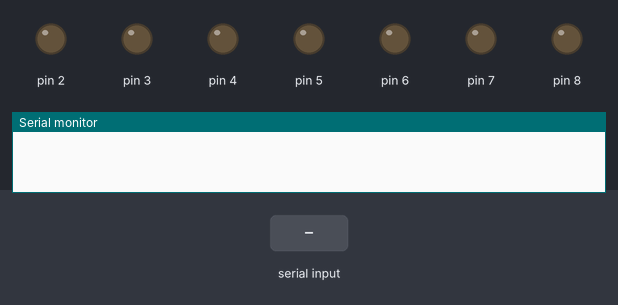
A sketch run on a simulated Arduino Uno, built with avr-gcc and run on an emulated ATmega328P. On the bench: output pins drawn as LEDs (lit = HIGH), the last lines printed to the serial monitor. Inputs (shaded band) come from the test bench.

Above: at 1.2 s.
1.3 s: "1" received over Serial
At 1.7 s:
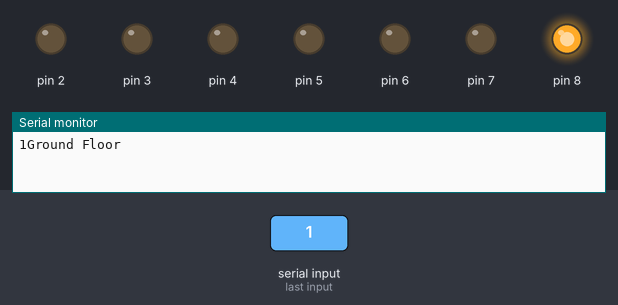
2.8 s: "2" received over Serial
At 4.0 s:
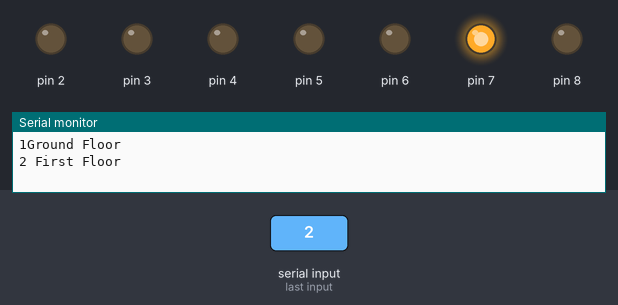
4.3 s: "3" received over Serial
At 5.2 s:
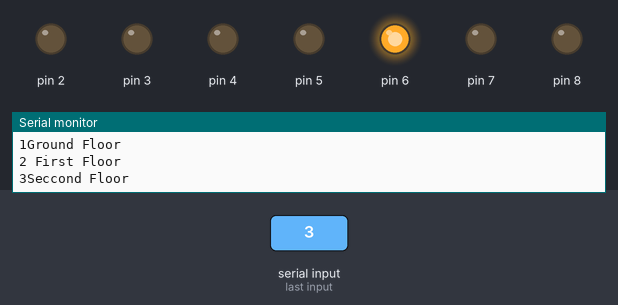
5.8 s: "4" received over Serial
At 6.3 s:
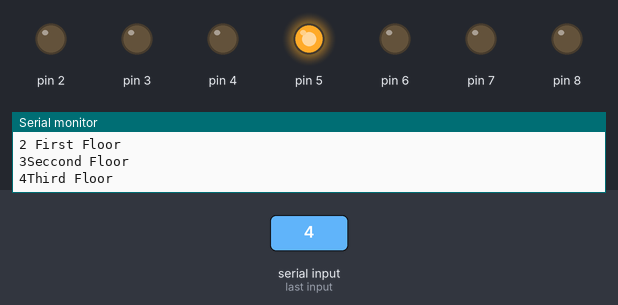
7.3 s: "5" received over Serial
At 8.5 s:
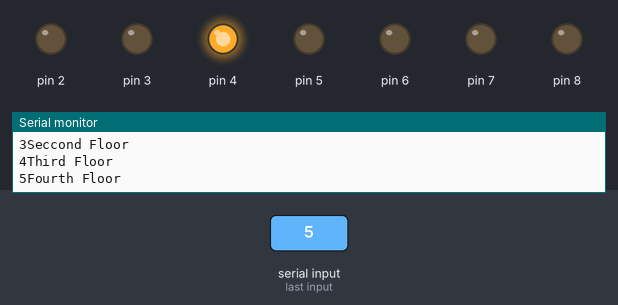
8.8 s: "6" received over Serial
At 9.8 s:
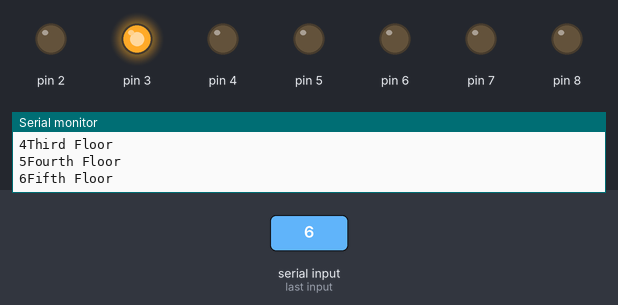
Timing chart, 0 to 11.3 s (numbered marks = the images above; inputs shaded):
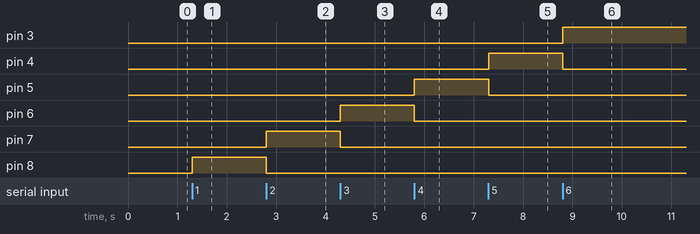

Measured:
- after the input at 1.3 s, pin 8: LOW → HIGH at once
- after the input at 2.8 s, pin 7: LOW → HIGH at once; pin 8: HIGH → LOW at once
- after the input at 4.3 s, pin 6: LOW → HIGH at once; pin 7: HIGH → LOW at once
- after the input at 5.8 s, pin 5: LOW → HIGH at once; pin 6: HIGH → LOW at once
- after the input at 7.3 s, pin 4: LOW → HIGH at once; pin 5: HIGH → LOW at once
- after the input at 8.8 s, pin 3: LOW → HIGH at once; pin 4: HIGH → LOW at once

The sketch:

sketch_Floor2.ino
```cpp
char floorData;

void setup() {
  pinMode(2, OUTPUT);
  pinMode(3, OUTPUT);
  pinMode(4, OUTPUT);
  pinMode(5, OUTPUT);
  pinMode(6, OUTPUT);
  pinMode(7, OUTPUT);
  pinMode(8, OUTPUT);
  Serial.begin(9600);
}

void loop() {
  if(Serial.available() > 0) {
    floorData = Serial.read();
    Serial.print (floorData);

    if(floorData == '1'){
      Serial.println("Ground Floor");
      digitalWrite(8, 1);
      digitalWrite(7, 0);
      digitalWrite(6, 0);
      digitalWrite(5, 0);
      digitalWrite(4, 0);
      digitalWrite(3, 0);
      digitalWrite(2, 0);
    }
    else if (floorData == '2'){
      Serial.println(" First Floor");
      digitalWrite(8, 0);
      digitalWrite(7, 1);
      digitalWrite(6, 0);
      digitalWrite(5, 0);
      digitalWrite(4, 0);
      digitalWrite(3, 0);
      digitalWrite(2, 0);
    }
    else if (floorData == '3'){
      Serial.println("Seccond Floor");
      digitalWrite(8, 0);
      digitalWrite(7, 0);
      digitalWrite(6, 1);
      digitalWrite(5, 0);
      digitalWrite(4, 0);
      digitalWrite(3, 0);
      digitalWrite(2, 0);
    }
    else if (floorData == '4'){
      Serial.println("Third Floor");
      digitalWrite(8, 0);
      digitalWrite(7, 0);
      digitalWrite(6, 0);
      digitalWrite(5, 1);
      digitalWrite(4, 0);
      digitalWrite(3, 0);
      digitalWrite(2, 0);
    }
    else if (floorData == '5'){
     Serial.println("Fourth Floor");
      digitalWrite(8, 0);
      digitalWrite(7, 0);
      digitalWrite(6, 0);
      digitalWrite(5, 0);
      digitalWrite(4, 1);
      digitalWrite(3, 0);
      digitalWrite(2, 0);
    }
    else if (floorData == '6'){
      Serial.println("Fifth Floor");
      digitalWrite(8, 0);
      digitalWrite(7, 0);
      digitalWrite(6, 0);
      digitalWrite(5, 0);
      digitalWrite(4, 0);
      digitalWrite(3, 1);
      digitalWrite(2, 0);
    }
    else if (floorData == '7'){
      Serial.println("Sixth Floor");
      digitalWrite(8, 0);
      digitalWrite(7, 0);
      digitalWrite(6, 0);
      digitalWrite(5, 0);
      digitalWrite(4, 0);
      digitalWrite(3, 0);
      digitalWrite(2, 1);
    }
  }

}
```
